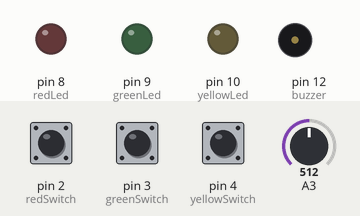
Simulated run of this sketch. Board: Arduino Uno, built with avr-gcc and run on an emulated ATmega328P. On the bench: output pins drawn as LEDs (lit = HIGH), buzzer (waves = sounding). Dashed ring = blinking. The test bench sets the inputs (shaded band); at power-on: pin 4 (yellowSwitch) HIGH, pin 2 (redSwitch) HIGH, pin 3 (greenSwitch) HIGH, A3 = 512. Random numbers use the default seed unless the sketch sets one.

Above: at 1.2 s.
1.3 s: pin 4 (yellowSwitch) pulled LOW for 3.2 s
At 6.0 s:
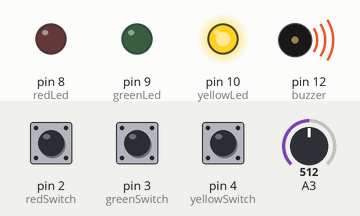
15.3 s: pin 2 (redSwitch) pulled LOW for 3.2 s
At 18.26 s:
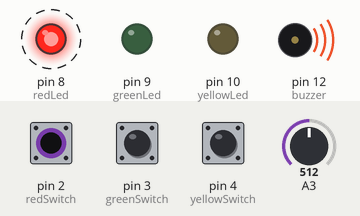
Timing chart, 0 to 24.2 s (numbered marks = the images above; inputs shaded):
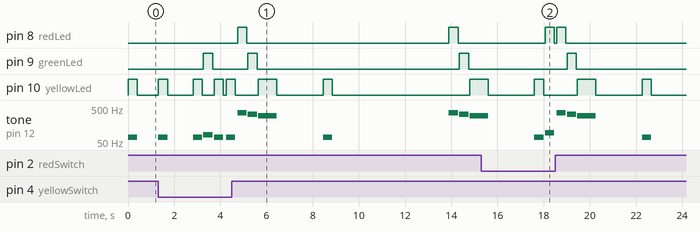

Measured:
- by itself, pin 8 (redLed): alternates HIGH for 0.40 s and LOW for 8.8 s
- by itself, tone on pin 12 (buzzer): plays 69 Hz for 0.40 s, 69 Hz for 0.40 s, 82 Hz for 0.40 s, 69 Hz for 0.40 s, 69 Hz for 0.40 s, 360 Hz for 0.40 s … (12 notes in this stretch)

The sketch:

ThreeSegmentSimon.ino
```cpp
/*
  Three Segment Simon

  Created by Adam Kouse
  February, 2014

  A version of Simon by Milton Bradley with three segments instead of four. I made
  it three segments because I could build this project completely from parts
  that were available from the $9 Arduino kit by Borderless Electronics.
  http://www.indiegogo.com/projects/9-arduino-compatible-starter-kit-anyone-can-learn-electronics

  This code is in the public domain.

  The author disclaim all warranties with regard to this
  software, including all implied warranties of merchantability
  and fitness.  In no event shall the author be liable for any
  special, indirect or consequential damages or any damages
  whatsoever resulting from loss of use, data or profits, whether
  in an action of contract, negligence or other tortious action,
  arising out of or in connection with the use or performance of
  this software.
*/


/**
  Includes
  These statements add extra functionality by including extra code into the sketch.
*/
#include <NewTone.h>

/**
  Constants
  Constants never change value. By putting const in front of each variable, we're
  telling the compiler that if we ever try to change their value to give us an error.
  Here we're using them to give a name to a pin number which is easier for us to
  remember. They also allow us to change pin numbers much easier in the future.
*/

/* Color Definitions */
const unsigned int red    = 0;
const unsigned int green  = 1;
const unsigned int yellow = 2;

/* Switches */
const unsigned int redSwitch    = 2;
const unsigned int greenSwitch  = 3;
const unsigned int yellowSwitch = 4;

/* LEDs */
const unsigned int redLed    = 8;
const unsigned int greenLed  = 9;
const unsigned int yellowLed = 10;

/* Buzzer */
const unsigned int buzzer = 12;

/* Tones, in Hertz unless otherwise noted */
const unsigned int redTone    = 95;
const unsigned int greenTone  = 82;
const unsigned int yellowTone = 69;


/* Delays, in milliseconds unless otherwise noted */
const unsigned int toneDuration = 400;
const unsigned int tonePause    = 50;

/* Number of seconds between successive button presses before a player loses */
const unsigned long moveTimeout  = 1000 * 5;

const unsigned int winActions = 10; // Number of actions to win the game.


/** Functions */
/*
  Do a sequence of LEDs and tones when the player loses.
  There always has to be a delay(toneDuration) after a NewTone() becuase tone
  uses a timer to play the notes which doesn't stop the CPU from executing
  instructions.
*/
void playLoseSequence(void)
{
  digitalWrite(redLed, HIGH);
  NewTone(buzzer, 360, toneDuration);
  delay(toneDuration);
  digitalWrite(redLed, LOW);
  delay(tonePause);
  digitalWrite(greenLed, HIGH);
  NewTone(buzzer, 330, toneDuration);
  delay(toneDuration);
  digitalWrite(greenLed, LOW);
  delay(tonePause);
  digitalWrite(yellowLed, HIGH);
  NewTone(buzzer, 300, toneDuration*2);
  delay(toneDuration*2);
  digitalWrite(yellowLed, LOW);

  return;
}

/*
  Do a sequence of LEDs and tones when the player wins by completing a sequence
  of winActions actions.
*/
void playWinSequence(void)
{
  int led;
  int sound = 400;

  digitalWrite(greenLed, HIGH);

  for (int i = 0; i < 5; ++i) {
    if (i % 2) {
      led = yellowLed;
    } else {
      led = redLed;
    }

    digitalWrite(led, HIGH);
    NewTone(buzzer, sound, toneDuration);
    delay(toneDuration);
    digitalWrite(led, LOW);
    delay(tonePause);
    sound += 20;
  }

  delay(toneDuration/2);
  for (int i = 0; i < 2; ++i) {
    digitalWrite(redLed, HIGH);
    digitalWrite(yellowLed, HIGH);
    NewTone(buzzer, 480, toneDuration/2);
    delay(toneDuration/2);
    digitalWrite(redLed, LOW);
    digitalWrite(yellowLed, LOW);
    if (i) {
      digitalWrite(greenLed, LOW);
    }
    delay(toneDuration/2);
  }

  return;
}

/*
  Display an action that consists of toggling an LED and playing its associated tone.
  0 == Red
  1 == Green
  Anything else == Yellow

  Arguments:
    a: The action to show
*/
void showAction(unsigned int a)
{
  int led, sound;

 switch (a) {
    case red:
      led = redLed;
      sound = redTone;
      break;
    case green:
      led = greenLed;
      sound = greenTone;
      break;
    default:
      led = yellowLed;
      sound = yellowTone;
  }

  digitalWrite(led, HIGH);
  NewTone(buzzer, sound, toneDuration);
  delay(toneDuration);
  digitalWrite(led, LOW);
  delay(tonePause);

  return;
}

/*
  Display the current set of actions up to lastAction, which is the hightest action that
  the player has successfully gotten to.

  Arguments:
    actions: The sequence that make up a game
    lastAction: The highest number of actions that a player has made it to
*/
void showActions(const unsigned int actions[], unsigned int lastAction)
{
  if (lastAction > winActions) {
    lastAction = winActions;
  }

  for (int i = 0; i < lastAction; ++i) {
    showAction(actions[i]);
  }

  return;
}

/*
  Get the player's move. This function also "debounces" the input. When a button is pressed
  the contacts inside actually bounce off of each other very briefly then make solid contact.
  The Arduino is so fast that is able to detect these bounces and may register more than
  one press when the user actually only presses it once. Debouncing takes care of that.

  Returns:
    The switch number that the player has pressed. If no switch is pressed, it returns -1.
*/
int getPlayerMove(void)
{
  int redSwitchState, greenSwitchState, yellowSwitchState;
  int lastRedSwitchState = HIGH, lastGreenSwitchState = HIGH, lastYellowSwitchState = HIGH;
  int debounceDelay = 15;

  redSwitchState = digitalRead(redSwitch);
  greenSwitchState = digitalRead(greenSwitch);
  yellowSwitchState = digitalRead(yellowSwitch);

  if (redSwitchState != lastRedSwitchState) {
    // The red switch may have been pressed
    lastRedSwitchState = redSwitchState;
    delay(debounceDelay);
    redSwitchState = digitalRead(redSwitch);
    if (redSwitchState == lastRedSwitchState) {
      return red;
    }
  }

  if (greenSwitchState != lastGreenSwitchState) {
    // The green switch may have been pressed
    lastGreenSwitchState = greenSwitchState;
    delay(debounceDelay);
    greenSwitchState = digitalRead(greenSwitch);
    if (greenSwitchState == lastGreenSwitchState) {
      return green;
    }
  }

  if (yellowSwitchState != lastYellowSwitchState) {
    // The yellow switch may have been pressed
    lastYellowSwitchState = yellowSwitchState;
    delay(debounceDelay);
    yellowSwitchState = digitalRead(yellowSwitch);
    if (yellowSwitchState == lastYellowSwitchState) {
      return yellow;
    }
  }

  // No button presses detected
  return -1;
}

/*
  This checks for player input. If it is detected, the button press is checked to see
  if it is the right one. It also checks to see if the player took too long between
  button presses.

  Arguments:
    actions: The sequence that make up a game
    lastAction: The highest number of actions that a player has made it to

  Returns:
    false if the player took to long to move or made an incorrect move, true otherwise
*/
int roundSuccessful(const unsigned int actions[], unsigned int lastAction)
{
  unsigned int playerMove;
  unsigned long timer;

  if (lastAction > winActions) {
    lastAction = winActions;
  }

  for (int i = 0; i < lastAction; ++i) {
    timer = millis();
    playerMove = getPlayerMove();
    while (playerMove == -1 && (millis() - timer) < moveTimeout) {
      playerMove = getPlayerMove();
    }

    if (playerMove == -1) {
      return false; // The player took too long between button presses.
    }

    showAction(playerMove);
    delay(50);
    switch (playerMove) {
      case red:
        if (actions[i] != red) {
          return false;
        }
        break;
      case green:
        if (actions[i] != green) {
          return false;
        }
        break;
      case yellow:
        if (actions[i] != yellow) {
          return false;
        }
        break;
      default:
        return false;
    }
  }

  // If we've gotten this far, the player successfully passed the round.
  return true;
}

/*
  The setup function is required to be implemented on every sketch.
  This function takes no arguments and returns no values. It runs one time
  every time the Arduino is turned on or reset.
  It is usually used to configure pins and other preipherals before running the
  main program found in the loop() function.
*/
void setup()
{
  /*
    Set up all of the pins for the switches as INPUTs.
    The digitalWrite() after the pinMode() activates the internal pullup resistor.
  */
  pinMode(redSwitch, INPUT);
  digitalWrite(redSwitch, HIGH);
  pinMode(greenSwitch, INPUT);
  digitalWrite(greenSwitch, HIGH);
  pinMode(yellowSwitch, INPUT);
  digitalWrite(yellowSwitch, HIGH);

  // Set up all of the pins for the LEDs as OUTPUTs.
  pinMode(redLed, OUTPUT);
  digitalWrite(redLed, LOW);
  pinMode(greenLed, OUTPUT);
  digitalWrite(greenLed, LOW);
  pinMode(yellowLed, OUTPUT);
  digitalWrite(yellowLed, LOW);

  // Set the buzzer pin as an OUTPUT
  pinMode(buzzer, OUTPUT);
}

/*
  This function does exactly as it describes. It starts, runs to the end then does it
  all over again. It takes no parameters and returns no vaules.
*/
void loop()
{
  unsigned int actions[winActions];
  unsigned int rnd;

  // Set up the random number generator so the player gets a different sequence every time
  // If nothing is connected to A3 it will "float" somewhere between 0-5v. This value is
  // fed into the random number generator.
  randomSeed(analogRead(3));

  // Populate the actions array with pseudo-random values
  for (int i = 0; i < winActions; ++i) {
    actions[i] = random(0, 3); // The beginning integer is inclusive, the ending integer, exclusive.
  }

  for (rnd = 1; rnd <= winActions; ++rnd) {
    showActions(actions, rnd);
    if (!roundSuccessful(actions, rnd)) {
      break;
    }

    delay(1000);
  }

  // winActions + 1 because the for loop above will increment one past
  // winActions then the test will fail
  if (rnd == winActions + 1) {
    playWinSequence();
  } else {
    playLoseSequence();
  }

  delay(2000);
}
```
